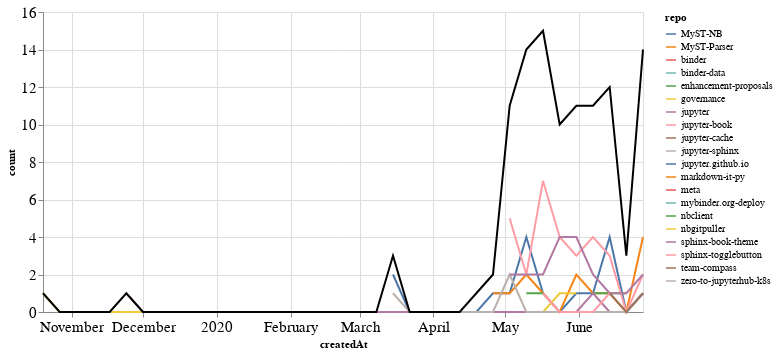

The notebook cell this image was saved under:
### Markdown cell above
## PRs

### Code cell
prs_time = prs.groupby('repo').resample('W', on='createdAt').count()['author'].reset_index()
prs_time = prs_time.rename(columns={'author': 'count'})
prs_time_total = prs_time.groupby('createdAt').agg({"count": "sum"}).reset_index()

ch1 = alt.Chart(prs_time, width=600).mark_line().encode(
    x='createdAt',
    y='count',
    color='repo',
    tooltip="repo"
)

ch2 = alt.Chart(prs_time_total, width=600).mark_line(color="black").encode(
    x='createdAt',
    y='count',
)

ch1 + ch2

### Figure 1 — Vega-Lite specification as saved in the notebook (floating-point values rounded to 4 significant figures; data arrays with more than 128 entries replaced by an {"elided": "..."} marker saying what was removed)
{"config": {"axisLeft": {"labelFontSize": 15}, "axisBottom": {"labelFontSize": 15}}, "layer": [{"data": {"name": "data-1295a6619f3290ed3e86263641db3496"}, "mark": "line", "encoding": {"color": {"type": "nominal", "field": "repo"}, "tooltip": {"type": "nominal", "field": "repo"}, "x": {"type": "temporal", "field": "createdAt"}, "y": {"type": "quantitative", "field": "count"}}, "width": 600}, {"data": {"name": "data-e97353c9ad2ae7b3351e040c675f2acf"}, "mark": {"type": "line", "color": "black"}, "encoding": {"x": {"type": "temporal", "field": "createdAt"}, "y": {"type": "quantitative", "field": "count"}}, "width": 600}], "$schema": "https://vega.github.io/schema/vega-lite/v4.8.1.json", "datasets": {"data-1295a6619f3290ed3e86263641db3496": {"elided": "147 records"}, "data-e97353c9ad2ae7b3351e040c675f2acf": [{"createdAt": "2019-10-20T00:00:00", "count": 1}, {"createdAt": "2019-10-27T00:00:00", "count": 0}, {"createdAt": "2019-11-03T00:00:00", "count": 0}, {"createdAt": "2019-11-10T00:00:00", "count": 0}, {"createdAt": "2019-11-17T00:00:00", "count": 0}, {"createdAt": "2019-11-24T00:00:00", "count": 1}, {"createdAt": "2019-12-01T00:00:00", "count": 0}, {"createdAt": "2019-12-08T00:00:00", "count": 0}, {"createdAt": "2019-12-15T00:00:00", "count": 0}, {"createdAt": "2019-12-22T00:00:00", "count": 0}, {"createdAt": "2019-12-29T00:00:00", "count": 0}, {"createdAt": "2020-01-05T00:00:00", "count": 0}, {"createdAt": "2020-01-12T00:00:00", "count": 0}, {"createdAt": "2020-01-19T00:00:00", "count": 0}, {"createdAt": "2020-01-26T00:00:00", "count": 0}, {"createdAt": "2020-02-02T00:00:00", "count": 0}, {"createdAt": "2020-02-09T00:00:00", "count": 0}, {"createdAt": "2020-02-16T00:00:00", "count": 0}, {"createdAt": "2020-02-23T00:00:00", "count": 0}, {"createdAt": "2020-03-01T00:00:00", "count": 0}, {"createdAt": "2020-03-08T00:00:00", "count": 0}, {"createdAt": "2020-03-15T00:00:00", "count": 3}, {"createdAt": "2020-03-22T00:00:00", "count": 0}, {"createdAt": "2020-03-29T00:00:00", "count": 0}, {"createdAt": "2020-04-05T00:00:00", "count": 0}, {"createdAt": "2020-04-12T00:00:00", "count": 0}, {"createdAt": "2020-04-19T00:00:00", "count": 1}, {"createdAt": "2020-04-26T00:00:00", "count": 2}, {"createdAt": "2020-05-03T00:00:00", "count": 11}, {"createdAt": "2020-05-10T00:00:00", "count": 14}, {"createdAt": "2020-05-17T00:00:00", "count": 15}, {"createdAt": "2020-05-24T00:00:00", "count": 10}, {"createdAt": "2020-05-31T00:00:00", "count": 11}, {"createdAt": "2020-06-07T00:00:00", "count": 11}, {"createdAt": "2020-06-14T00:00:00", "count": 12}, {"createdAt": "2020-06-21T00:00:00", "count": 3}, {"createdAt": "2020-06-28T00:00:00", "count": 14}]}}
